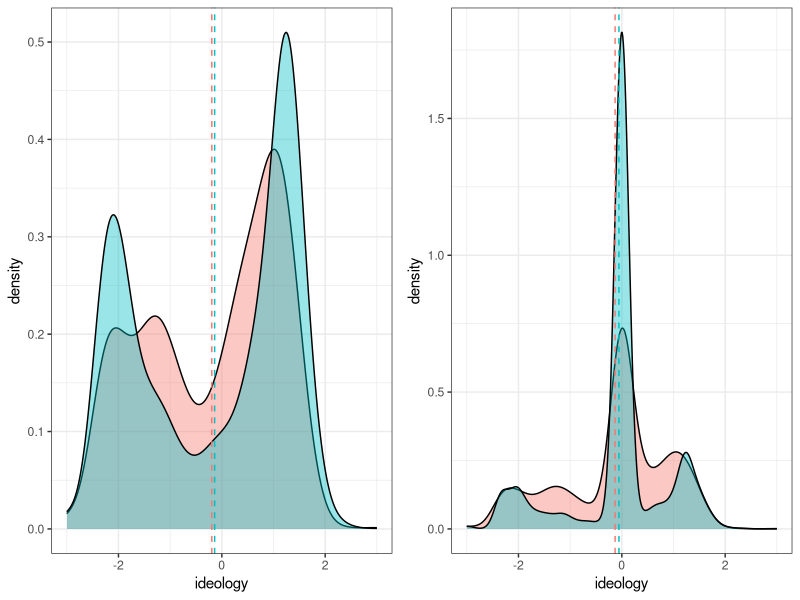

R code for this plot:
#ideologicial distribution elites vs non-elites
#weighted vs non-weighted
library(gridExtra)
library(ggplot2)
library(plyr)

setwd("C:/Users/Subhayan/Documents/Work/twitter-landscape//")

#without NAs

#elites
elite_df = read.csv("data/weak_elite_ideologies.csv", as.is = T)
elite_df = elite_df[!is.na(elite_df$ideology),]

#those with -Inf and +Inf ideologies are assigned very low and very high values instead.
#+/-3 is chosen because all other elites have absolute ideologies less than 3.
elite_df[elite_df$ideology == -Inf,]$ideology = -3
elite_df[elite_df$ideology == Inf,]$ideology = 3

names(elite_df)[2] = "ideology"
elites = elite_df$username
d_e = density(elite_df$ideology)

#ordinary users
ordinary_ideologies = read.csv("data/ordinary_ideologies.csv", as.is = T)
ordinary_ideologies = ordinary_ideologies[!is.na(ordinary_ideologies$ideology),]

#those with -Inf and +Inf ideologies are assigned very low and very high values instead.
#+/-3 is chosen because all other elites have absolute ideologies less than 3.
ordinary_ideologies[ordinary_ideologies$ideology == -Inf,]$ideology = -3
ordinary_ideologies[ordinary_ideologies$ideology == Inf,]$ideology = 3

d_p = density(ordinary_ideologies$ideology)

elite_df$type = "opinion leaders"
ordinary_ideologies$type = "ordinary users"
names(ordinary_ideologies)[1] = "username"
master_ideology = rbind(elite_df, ordinary_ideologies)

mu <- ddply(master_ideology, "type", summarise, grp.mean=mean(ideology, na.rm = T))

p1_withoutNA = ggplot(master_ideology, aes(x=ideology, fill=type)) +
  geom_density(alpha=0.4) +
  geom_vline(data=mu, aes(xintercept=grp.mean, color=type),
             linetype="dashed") +
  theme_bw() +
  theme(legend.position = "none")

#recode NAs as 0

#repeat
#elites
elite_df = read.csv("data/weak_elite_ideologies.csv", as.is = T)

elite_df[is.na(elite_df$ideology),]$ideology = 0
elite_df[elite_df$ideology == -Inf,]$ideology = -3
elite_df[elite_df$ideology == Inf,]$ideology = 3

names(elite_df)[2] = "ideology"
elites = elite_df$username
d_e = density(elite_df$ideology)

#ordinary users
ordinary_ideologies = read.csv("data/ordinary_ideologies.csv", as.is = T)
#ordinary_ideologies = ordinary_ideologies[!is.na(ordinary_ideologies$ideology),]

ordinary_ideologies[is.na(ordinary_ideologies$ideology),]$ideology = 0
ordinary_ideologies[ordinary_ideologies$ideology == -Inf,]$ideology = -3
ordinary_ideologies[ordinary_ideologies$ideology == Inf,]$ideology = 3

d_p = density(ordinary_ideologies$ideology)

elite_df$type = "opinion leader"
ordinary_ideologies$type = "ordinary user"
names(ordinary_ideologies)[1] = "username"
master_ideology = rbind(elite_df, ordinary_ideologies)

mu <- ddply(master_ideology, "type", summarise, grp.mean=mean(ideology, na.rm = T))

p2_withNA = ggplot(master_ideology, aes(x=ideology, fill=type)) +
  geom_density(alpha=0.4) +
  geom_vline(data=mu, aes(xintercept=grp.mean, color=type),
             linetype="dashed") +
  theme_bw() +
  theme(legend.position = "none")


#figure 3: elites vs plebs, with vs without neutrals
grid.arrange(p1_withoutNA, p2_withNA, nrow = 1)
